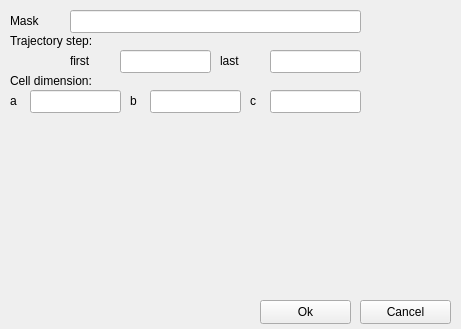
<?xml version="1.0" encoding="UTF-8"?>
<ui version="4.0">
 <class>Form</class>
 <widget class="QWidget" name="Form">
  <property name="geometry">
   <rect>
    <x>0</x>
    <y>0</y>
    <width>461</width>
    <height>329</height>
   </rect>
  </property>
  <property name="windowTitle">
   <string>Form</string>
  </property>
  <widget class="QPushButton" name="pushButton">
   <property name="geometry">
    <rect>
     <x>360</x>
     <y>300</y>
     <width>91</width>
     <height>24</height>
    </rect>
   </property>
   <property name="text">
    <string>Cancel</string>
   </property>
  </widget>
  <widget class="QPushButton" name="pushButton_2">
   <property name="geometry">
    <rect>
     <x>260</x>
     <y>300</y>
     <width>91</width>
     <height>24</height>
    </rect>
   </property>
   <property name="text">
    <string>Ok</string>
   </property>
  </widget>
  <widget class="QLineEdit" name="lineEdit">
   <property name="geometry">
    <rect>
     <x>70</x>
     <y>10</y>
     <width>291</width>
     <height>23</height>
    </rect>
   </property>
  </widget>
  <widget class="QLabel" name="label">
   <property name="geometry">
    <rect>
     <x>10</x>
     <y>10</y>
     <width>61</width>
     <height>21</height>
    </rect>
   </property>
   <property name="text">
    <string>Mask</string>
   </property>
  </widget>
  <widget class="QLabel" name="label_2">
   <property name="geometry">
    <rect>
     <x>10</x>
     <y>30</y>
     <width>101</width>
     <height>21</height>
    </rect>
   </property>
   <property name="text">
    <string>Trajectory step:</string>
   </property>
  </widget>
  <widget class="QLineEdit" name="lineEdit_2">
   <property name="geometry">
    <rect>
     <x>120</x>
     <y>50</y>
     <width>91</width>
     <height>23</height>
    </rect>
   </property>
  </widget>
  <widget class="QLabel" name="label_3">
   <property name="geometry">
    <rect>
     <x>70</x>
     <y>50</y>
     <width>51</width>
     <height>21</height>
    </rect>
   </property>
   <property name="text">
    <string>first</string>
   </property>
  </widget>
  <widget class="QLineEdit" name="lineEdit_3">
   <property name="geometry">
    <rect>
     <x>270</x>
     <y>50</y>
     <width>91</width>
     <height>23</height>
    </rect>
   </property>
  </widget>
  <widget class="QLabel" name="label_4">
   <property name="geometry">
    <rect>
     <x>220</x>
     <y>50</y>
     <width>51</width>
     <height>21</height>
    </rect>
   </property>
   <property name="text">
    <string>last</string>
   </property>
  </widget>
  <widget class="QLabel" name="label_5">
   <property name="geometry">
    <rect>
     <x>10</x>
     <y>70</y>
     <width>101</width>
     <height>21</height>
    </rect>
   </property>
   <property name="text">
    <string>Cell dimension:</string>
   </property>
  </widget>
  <widget class="QLineEdit" name="lineEdit_4">
   <property name="geometry">
    <rect>
     <x>30</x>
     <y>90</y>
     <width>91</width>
     <height>23</height>
    </rect>
   </property>
  </widget>
  <widget class="QLabel" name="label_8">
   <property name="geometry">
    <rect>
     <x>10</x>
     <y>90</y>
     <width>21</width>
     <height>21</height>
    </rect>
   </property>
   <property name="text">
    <string>a</string>
   </property>
  </widget>
  <widget class="QLineEdit" name="lineEdit_5">
   <property name="geometry">
    <rect>
     <x>150</x>
     <y>90</y>
     <width>91</width>
     <height>23</height>
    </rect>
   </property>
   <property name="text">
    <string/>
   </property>
  </widget>
  <widget class="QLabel" name="label_9">
   <property name="geometry">
    <rect>
     <x>130</x>
     <y>90</y>
     <width>21</width>
     <height>21</height>
    </rect>
   </property>
   <property name="text">
    <string>b</string>
   </property>
  </widget>
  <widget class="QLabel" name="label_10">
   <property name="geometry">
    <rect>
     <x>250</x>
     <y>90</y>
     <width>21</width>
     <height>21</height>
    </rect>
   </property>
   <property name="text">
    <string>c</string>
   </property>
  </widget>
  <widget class="QLineEdit" name="lineEdit_6">
   <property name="geometry">
    <rect>
     <x>270</x>
     <y>90</y>
     <width>91</width>
     <height>23</height>
    </rect>
   </property>
   <property name="text">
    <string/>
   </property>
  </widget>
 </widget>
 <resources/>
 <connections/>
</ui>
